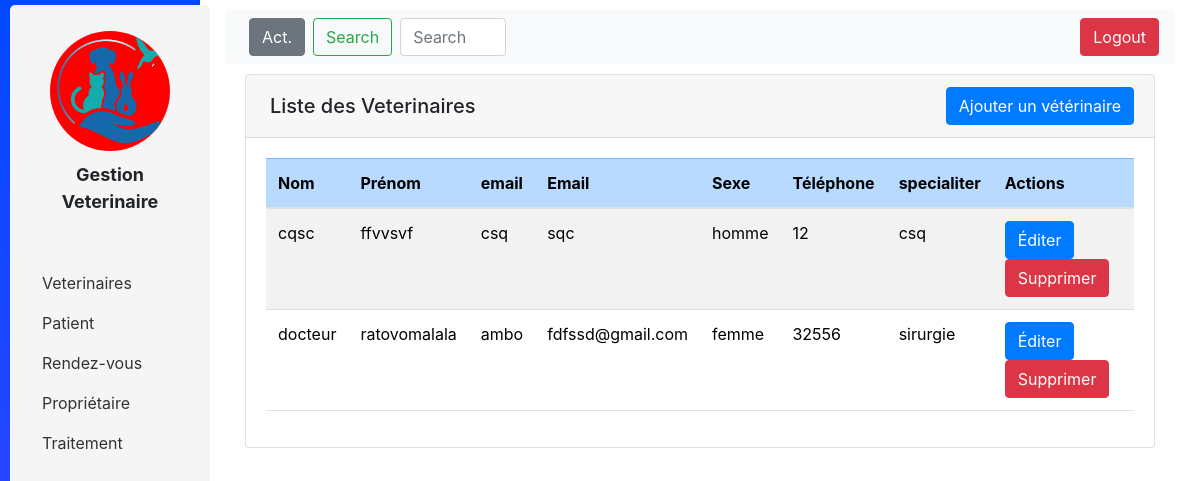
Screenshot of /veterinaire/ (signed in) with the database file from the repository.
### app_patient/models.py (models this page shows, shortened)
class Veterinaire(models.Model):
    nom_ve=models.CharField(max_length=50)
    prenom=models.CharField(max_length=50)
    specialiter=models.CharField(max_length=50, default="")
    adresse=models.CharField(max_length=50)
    email=models.CharField(max_length=50)
    telephone=models.IntegerField()
    CHOICE_SEXE = [
        ("homme", "Homme"),
        ("femme", "Femme"),
    ]
    sexe=models.CharField(choices=CHOICE_SEXE, max_length=20)

### app_patient/views.py (the view, shortened to what this page needs)
# urls.py: path('veterinaire/', VeterinaireListView.as_view(), name='veterinaire-list'),
class VeterinaireListView(LoginRequiredMixin,ListView):
    model = Veterinaire
    template_name = "Veterinaire/list.html"
    def get_queryset(self):
        queryset = super().get_queryset()
        search_query = self.request.GET.get('q')
        return queryset

### app_patient/templates/Veterinaire/list.html (shortened to what this page needs)
{% extends 'base.html' %}
{% block content %}
<div class="col-md-10">
  <nav class="navbar navbar-expand-lg bg-body-tertiary">
    <form class="d-flex" method="get">
      <a href="{% url 'veterinaire-list' %}" class="btn btn-secondary mx-2">Act.</a>
      <button class="btn btn-outline-success me-2" type="submit">Search</button>
      <div class="input-group">
        <input class="form-control" type="text" placeholder="Search" name="q" aria-label="Search">
      </div>
    </form>
          <form action="{% url 'logout' %}" method="post">
              <input type="submit" value="Logout" class="btn btn-danger ">
          </form>
</nav>
  <div class="container">
      <div class="container">
        <div class="card mb-4">
          <div class="card-header d-flex justify-content-between align-items-center">
            <h5 class="m-0">
              Liste des Veterinaires
            </h5>
            <a href="{% url 'veterinaire-create' %}" class="btn btn-primary">Ajouter un vétérinaire</a>
          </div>
          <div class="card-body">
    <table class="table table-striped">
      <thead>
        <tr class="table-primary">
          <th>Nom</th>
          <th>Prénom</th>
          <th>email</th>
          <th>Email</th>
          <th>Sexe</th>
          <th>Téléphone</th>
          <th>specialiter</th>
          <th>Actions</th>
        </tr>
      </thead>
      <tbody>
        {% for veterinaire in object_list %}
          <tr>
            <td>{{ veterinaire.nom_ve }}</td>
            <td>{{ veterinaire.prenom }}</td>
            <td>{{ veterinaire.adresse }}</td>
            <td>{{ veterinaire.email }}</td>
            <td>{{ veterinaire.sexe }}</td>
            <td>{{ veterinaire.telephone }}</td>
            <td>{{ veterinaire.specialiter }}</td>
            <td>
                <a href="{% url 'veterinaire-update' veterinaire.id %}" class="btn btn-primary">Éditer</a>
                <a href="{% url 'veterinaire-delete' veterinaire.id %}" class="btn btn-danger">Supprimer</a>
            </td>
          </tr>
        {% empty %}
          <tr>
            <td colspan="5">Aucun vétérinaire trouvé.</td>
          </tr>
        {% endfor %}
      </tbody>
    </table>
  </div>
</div>
</div>
{% endblock %}

### app_patient/templates/base.html (shortened to what this page needs)
{% load static %}
<!DOCTYPE html>
<html lang="en">
    <head>
        <link rel="stylesheet" href="{% static 'css/bootstrap.css' %}">
        <link rel="stylesheet" href="{% static 'css/bootstrap.min.css' %}">
        <link rel="stylesheet" href="{% static 'css/style.css' %}">
        <link rel="stylesheet" href="https://stackpath.bootstrapcdn.com/bootstrap/4.5.2/css/bootstrap.min.css">
    </head>
    <body>
        <div class="sidebar">
            <div class="row">
                <div class="col-md-3">
                    <div class="sidebar-content">
                        <div class="image mt-3">
                            <img src="{% static 'img/icon.png' %}" alt="Image de profil">
                        </div>
                        <div name="row">
                            <p class="profile-name">Gestion <br>Veterinaire</p>
                        </div>
                        <ul class="nav flex-column mt-5">
                            <li class="nav-item">
                                <a class="nav-link" href="{% url 'veterinaire-list' %}">
                                    <img src="" name="icon-set">Veterinaires
                                </a>
                            </li>
                            <li class="nav-item">
                                <a class="nav-link" href="{% url 'patient-list' %}">
                                    <img src="" name="icon-set">Patient
                                </a>
                            </li>
                            <li class="nav-item">
                                <a class="nav-link" href="{% url 'rendezvous-list' %}">
                                    <img src="" name="icon-set">Rendez-vous
                                </a>
                            </li>
                            <li class="nav-item">
                                <a class="nav-link" href="{% url 'proprietaire-list' %}">
                                    <img src="" name="icon-set">Propriétaire
                                </a>
                            </li>
                            <li class="nav-item">
                              <a class="nav-link" href="{% url 'traitement-list' %}">
                                  <img src="" name="icon-set">Traitement
                              </a>
                          </li>
                        </ul>
                    </div>
                </div>
            </div>
        </div>
        {% block content %}
        {% endblock %}
    </body>
</html>

### static/css/style.css (style rules this page uses)
body { display: flex; width: 100%; }
.sidebar { background: linear-gradient(to bottom, #0048ff, #3f45ff); width: 236px; height: 100vh; }
.sidebar-content { width: 200px; height:97vh; background-color: #f5f5f5; padding: 10px; position: relative; top: 5px; left: 10px; border-radius: 5px; }
.image { display: flex; justify-content: center; }
.image img { width: 120px; height: 120px; border-radius: 50%; background-color: #ff0000; border-width: 20px; }
.nav-link { display: block; padding: 10px; color: #333; text-decoration: none; transition: background-color 0.3s ease; }
.profile-name { margin-top: 10px; font-size: 18px; font-weight: bold; text-align: center; }
.container { max-height: 500px; overflow: auto; }
.navbar { margin: 10px; border-radius: 5px; }
th { background-color: #5499ff; }

### rows the page displays
Veterinaire: nom_ve "cqsc", prenom "ffvvsvf", adresse "csq", email "sqc", sexe "homme", telephone "12", specialiter "csq"
Veterinaire: nom_ve "docteur", prenom "ratovomalala", adresse "ambo", email "fdfssd@gmail.com", sexe "femme", telephone "32556", specialiter "sirurgie"
